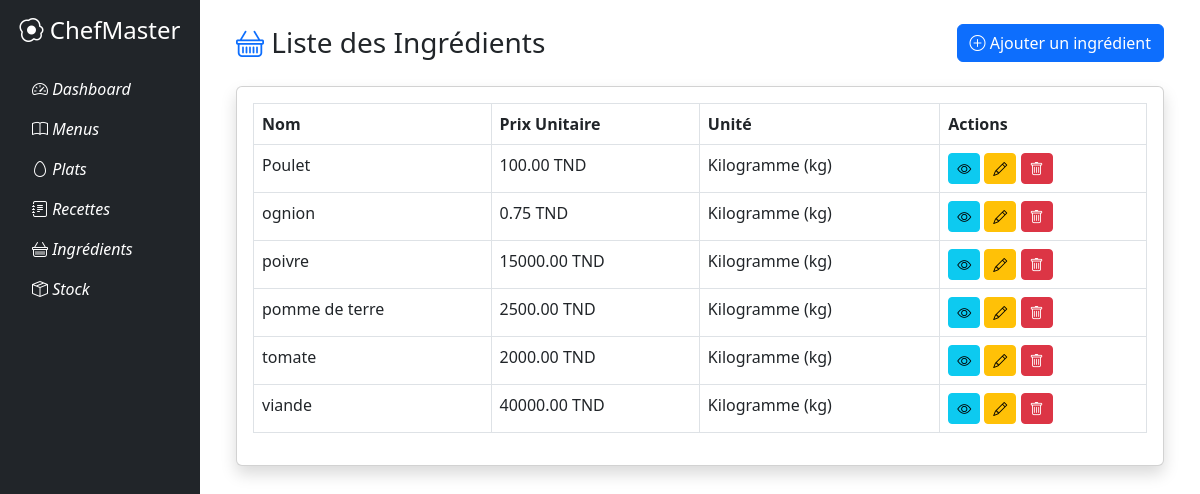
The page /ingredients/ on the database as committed earlier.
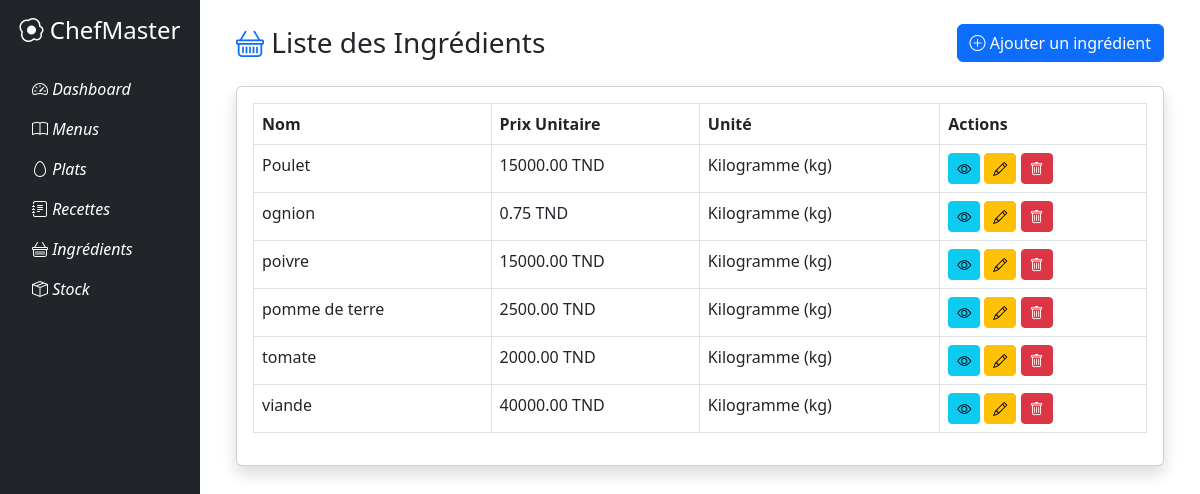
The same page on the database as committed later.
### ingredients/models.py (models this page shows, shortened)
class Ingredient(models.Model):
    UNITE_MESURE_CHOICES = [
        ('kg', 'Kilogramme (kg)'),
        ('g', 'Gramme (g)'),
        ('l', 'Litre (l)'),
        ('ml', 'Millilitre (ml)'),
        ('m', 'Mètre (m)'),
        ('cm', 'Centimètre (cm)'),
        ('piece', 'Pièce'),
        ('autre', 'Autre'),
    ]
    nom = models.CharField(max_length=100)
    unite_mesure = models.CharField(max_length=50, choices=UNITE_MESURE_CHOICES, default='piece') # default value added
    quantite = models.DecimalField( max_digits=10, decimal_places=2, default=1.0, verbose_name="Quantité disponible" )
    prix_unitaire = models.DecimalField(max_digits=10, decimal_places=2, verbose_name="Prix unitaire (TND)", validators=[MinValueValidator(0)])
    date_achat = models.DateField(null=True, blank=True, verbose_name="Date d'achat")  # Saisie manuelle
    date_validite = models.DateField( verbose_name="Date de validité", null=True, blank=True )

### ingredients/views.py (the view)
# urls.py: path('', views.IngredientListView.as_view(), name='list'),
class IngredientListView(ListView):
    model = Ingredient
    template_name = 'ingredients/ingredient_list.html'
    context_object_name = 'ingredients'
    paginate_by = 10
    def get_queryset(self):
        queryset = super().get_queryset()
        search_query = self.request.GET.get('search')
        if search_query:
            queryset = queryset.filter(nom__icontains=search_query)
        return queryset.order_by('nom')

### ingredients/templates/ingredients/ingredient_list.html
{% extends 'base.html' %}
{% block content %}
<div class="container-fluid">
    <div class="d-sm-flex align-items-center justify-content-between mb-4">
        <h1 class="h3 mb-0 text-gray-800">
            <i class="bi bi-basket text-primary"></i> Liste des Ingrédients
        </h1>
        <a href="{% url 'ingredients:create' %}" class="btn btn-primary">
            <i class="bi bi-plus-circle"></i> Ajouter un ingrédient
        </a>
    </div>
    <div class="card shadow mb-4">
        <div class="card-body">
            <div class="table-responsive">
                <table class="table table-bordered" width="100%" cellspacing="0">
                    <thead class="thead-dark">
                        <tr>
                            <th>Nom</th>
                            <th>Prix Unitaire</th>
                            <th>Unité</th>
                            <th>Actions</th>
                        </tr>
                    </thead>
                    <tbody>
                        {% for ingredient in object_list %}
                        <tr>
                            <td>{{ ingredient.nom }}</td>
                            <td>{{ ingredient.prix_unitaire }} TND</td>
                            <td>{{ ingredient.get_unite_mesure_display }}</td>
                            <td>
                                <a href="{% url 'ingredients:detail' ingredient.pk %}" class="btn btn-info btn-sm">
                                    <i class="bi bi-eye"></i>
                                </a>
                                <a href="{% url 'ingredients:update' ingredient.pk %}" class="btn btn-warning btn-sm">
                                    <i class="bi bi-pencil"></i>
                                </a>
                                <a href="{% url 'ingredients:delete' ingredient.pk %}" class="btn btn-danger btn-sm">
                                    <i class="bi bi-trash"></i>
                                </a>
                            </td>
                        </tr>
                        {% empty %}
                        <tr>
                            <td colspan="4" class="text-center">Aucun ingrédient enregistré</td>
                        </tr>
                        {% endfor %}
                    </tbody>
                </table>
            </div>
        </div>
    </div>
</div>
{% endblock %}

Rows that differ between the two databases and show on the page:
changed Ingredient "Poulet": prix_unitaire "100.00" → "15000.00"
